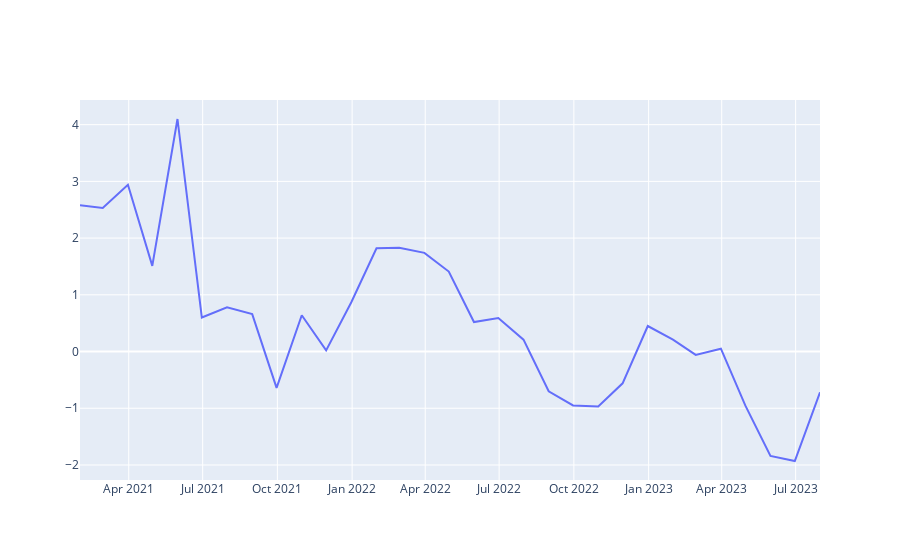

Notebook source saved alongside this figure:
### Code cell
fig = go.Figure()
fig.add_trace(go.Scatter(name='ipca', x=igpm.index, y=igpm.Value))
fig.show()
